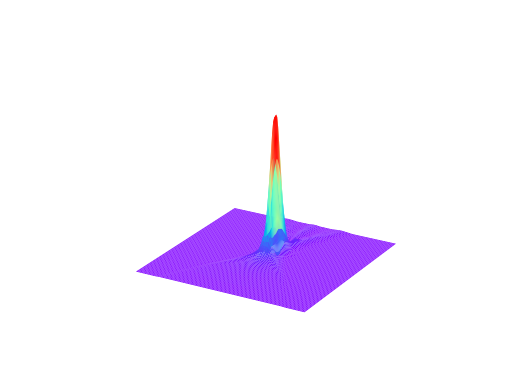

Python code for this plot:
#Focus of a lens.
from LightPipes import*
import numpy as np
from mpl_toolkits.mplot3d import Axes3D
import matplotlib.pyplot as plt

wavelength=632.8*nm;
size=4*mm;
N=100;
N2=50;
R=1.5*mm;
dz=10*mm;
f=50*cm;
n=(1.0 + 0.1j)*np.ones((N,N))

Icross=np.zeros((100,N))
X=range(N)
Z=range(100)
X, Z=np.meshgrid(X,Z)
F=Begin(size,wavelength,N);
F=CircAperture(R,0,0,F);
F=Lens(f,0,0,F);
for i in range(0,100):
  F=Steps(dz,1,n,F);
  I=Intensity(0,F);
  Icross[i][:N]=I[N2][:N]

fig = plt.figure()
ax = fig.gca(projection='3d')
ax.plot_surface(X, Z,
        Icross,
        rstride=1,
        cstride=1,
        cmap='rainbow',
        linewidth=0.0,
        )
plt.axis('off')
plt.show()
